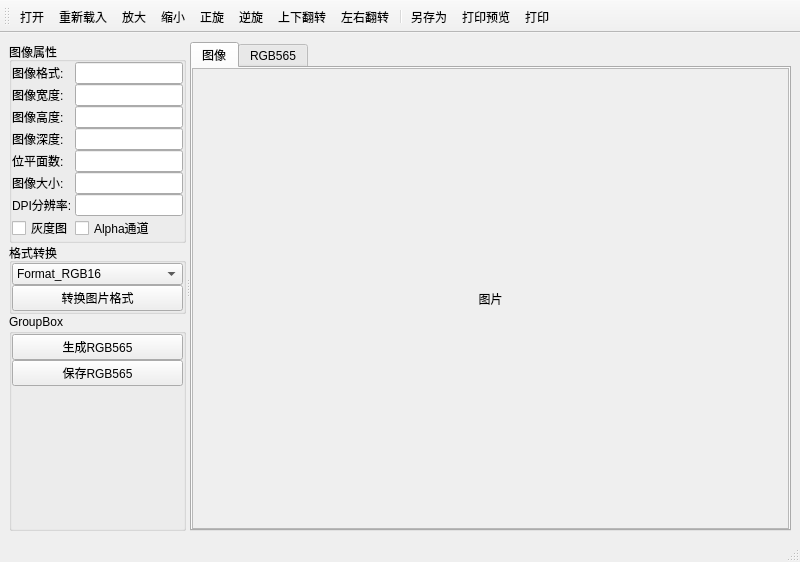
<?xml version="1.0" encoding="UTF-8"?>
<ui version="4.0">
 <class>Qt6_Qimage</class>
 <widget class="QMainWindow" name="Qt6_Qimage">
  <property name="geometry">
   <rect>
    <x>0</x>
    <y>0</y>
    <width>800</width>
    <height>562</height>
   </rect>
  </property>
  <property name="maximumSize">
   <size>
    <width>16777215</width>
    <height>695</height>
   </size>
  </property>
  <property name="windowTitle">
   <string>Qt6_Qimage</string>
  </property>
  <widget class="QWidget" name="W_Central">
   <layout class="QVBoxLayout" name="verticalLayout_4">
    <item>
     <widget class="QSplitter" name="splitter">
      <property name="maximumSize">
       <size>
        <width>16777215</width>
        <height>16777215</height>
       </size>
      </property>
      <property name="orientation">
       <enum>Qt::Horizontal</enum>
      </property>
      <widget class="QWidget" name="widget" native="true">
       <property name="sizePolicy">
        <sizepolicy hsizetype="Preferred" vsizetype="Preferred">
         <horstretch>0</horstretch>
         <verstretch>0</verstretch>
        </sizepolicy>
       </property>
       <layout class="QVBoxLayout" name="verticalLayout_3">
        <property name="spacing">
         <number>0</number>
        </property>
        <property name="leftMargin">
         <number>0</number>
        </property>
        <property name="topMargin">
         <number>0</number>
        </property>
        <property name="rightMargin">
         <number>0</number>
        </property>
        <property name="bottomMargin">
         <number>0</number>
        </property>
        <item>
         <widget class="QGroupBox" name="GB_Attribute">
          <property name="title">
           <string>图像属性</string>
          </property>
          <layout class="QGridLayout" name="gridLayout">
           <property name="leftMargin">
            <number>0</number>
           </property>
           <property name="topMargin">
            <number>0</number>
           </property>
           <property name="rightMargin">
            <number>0</number>
           </property>
           <property name="bottomMargin">
            <number>0</number>
           </property>
           <property name="spacing">
            <number>0</number>
           </property>
           <item row="2" column="1">
            <widget class="QLineEdit" name="LE_Height"/>
           </item>
           <item row="6" column="1">
            <widget class="QLineEdit" name="LE_Size"/>
           </item>
           <item row="6" column="0">
            <widget class="QLabel" name="L_Size">
             <property name="text">
              <string>图像大小: </string>
             </property>
            </widget>
           </item>
           <item row="3" column="0">
            <widget class="QLabel" name="L_Depth">
             <property name="text">
              <string>图像深度: </string>
             </property>
            </widget>
           </item>
           <item row="7" column="1">
            <widget class="QLineEdit" name="LE_DPI"/>
           </item>
           <item row="1" column="0">
            <widget class="QLabel" name="L_Width">
             <property name="text">
              <string>图像宽度: </string>
             </property>
            </widget>
           </item>
           <item row="4" column="1">
            <widget class="QLineEdit" name="LE_Bits"/>
           </item>
           <item row="7" column="0">
            <widget class="QLabel" name="L_DPI">
             <property name="text">
              <string>DPI分辨率: </string>
             </property>
            </widget>
           </item>
           <item row="1" column="1">
            <widget class="QLineEdit" name="LE_Width"/>
           </item>
           <item row="0" column="1">
            <widget class="QLineEdit" name="LE_Format"/>
           </item>
           <item row="4" column="0">
            <widget class="QLabel" name="L_Bits">
             <property name="text">
              <string>位平面数: </string>
             </property>
            </widget>
           </item>
           <item row="0" column="0">
            <widget class="QLabel" name="L_Format">
             <property name="text">
              <string>图像格式: </string>
             </property>
            </widget>
           </item>
           <item row="2" column="0">
            <widget class="QLabel" name="L_Height">
             <property name="text">
              <string>图像高度: </string>
             </property>
            </widget>
           </item>
           <item row="3" column="1">
            <widget class="QLineEdit" name="LE_Depth"/>
           </item>
           <item row="8" column="0">
            <widget class="QCheckBox" name="CB_Gray">
             <property name="text">
              <string>灰度图</string>
             </property>
            </widget>
           </item>
           <item row="8" column="1">
            <widget class="QCheckBox" name="CB_Alpha">
             <property name="text">
              <string>Alpha通道</string>
             </property>
            </widget>
           </item>
          </layout>
         </widget>
        </item>
        <item>
         <widget class="QGroupBox" name="GB_Convert">
          <property name="title">
           <string>格式转换</string>
          </property>
          <layout class="QVBoxLayout" name="verticalLayout_5">
           <property name="spacing">
            <number>0</number>
           </property>
           <property name="leftMargin">
            <number>0</number>
           </property>
           <property name="topMargin">
            <number>0</number>
           </property>
           <property name="rightMargin">
            <number>0</number>
           </property>
           <property name="bottomMargin">
            <number>0</number>
           </property>
           <item>
            <widget class="QComboBox" name="CB_Convert">
             <item>
              <property name="text">
               <string>Format_RGB16</string>
              </property>
             </item>
             <item>
              <property name="text">
               <string>Format_RGB888</string>
              </property>
             </item>
             <item>
              <property name="text">
               <string>Format_RGB32</string>
              </property>
             </item>
             <item>
              <property name="text">
               <string>Format_Grayscale8</string>
              </property>
             </item>
             <item>
              <property name="text">
               <string>Format_Grayscale16</string>
              </property>
             </item>
             <item>
              <property name="text">
               <string>Format_Indexed8</string>
              </property>
             </item>
            </widget>
           </item>
           <item>
            <widget class="QPushButton" name="PB_Convert">
             <property name="text">
              <string>转换图片格式</string>
             </property>
            </widget>
           </item>
          </layout>
         </widget>
        </item>
        <item>
         <widget class="QGroupBox" name="GB_RGB565">
          <property name="title">
           <string>GroupBox</string>
          </property>
          <layout class="QVBoxLayout" name="verticalLayout_6">
           <property name="spacing">
            <number>0</number>
           </property>
           <property name="leftMargin">
            <number>0</number>
           </property>
           <property name="topMargin">
            <number>0</number>
           </property>
           <property name="rightMargin">
            <number>0</number>
           </property>
           <property name="bottomMargin">
            <number>0</number>
           </property>
           <item>
            <widget class="QPushButton" name="PB_RGB565_Convert">
             <property name="text">
              <string>生成RGB565</string>
             </property>
            </widget>
           </item>
           <item>
            <widget class="QPushButton" name="PB_RGB565_Save">
             <property name="text">
              <string>保存RGB565</string>
             </property>
            </widget>
           </item>
           <item>
            <spacer name="verticalSpacer">
             <property name="orientation">
              <enum>Qt::Vertical</enum>
             </property>
             <property name="sizeHint" stdset="0">
              <size>
               <width>20</width>
               <height>40</height>
              </size>
             </property>
            </spacer>
           </item>
          </layout>
         </widget>
        </item>
       </layout>
      </widget>
      <widget class="QTabWidget" name="TW_Tab">
       <property name="sizePolicy">
        <sizepolicy hsizetype="Expanding" vsizetype="Expanding">
         <horstretch>1</horstretch>
         <verstretch>0</verstretch>
        </sizepolicy>
       </property>
       <property name="maximumSize">
        <size>
         <width>16777215</width>
         <height>16777215</height>
        </size>
       </property>
       <property name="currentIndex">
        <number>0</number>
       </property>
       <widget class="QWidget" name="W_Image">
        <attribute name="title">
         <string>图像</string>
        </attribute>
        <layout class="QVBoxLayout" name="verticalLayout">
         <property name="spacing">
          <number>0</number>
         </property>
         <property name="leftMargin">
          <number>0</number>
         </property>
         <property name="topMargin">
          <number>0</number>
         </property>
         <property name="rightMargin">
          <number>0</number>
         </property>
         <property name="bottomMargin">
          <number>0</number>
         </property>
         <item>
          <widget class="QScrollArea" name="scrollArea">
           <property name="maximumSize">
            <size>
             <width>16777215</width>
             <height>16777215</height>
            </size>
           </property>
           <property name="widgetResizable">
            <bool>true</bool>
           </property>
           <widget class="QWidget" name="scrollAreaWidgetContents">
            <property name="geometry">
             <rect>
              <x>0</x>
              <y>0</y>
              <width>500</width>
              <height>404</height>
             </rect>
            </property>
            <layout class="QVBoxLayout" name="verticalLayout_2">
             <item>
              <widget class="QLabel" name="L_Image">
               <property name="frameShape">
                <enum>QFrame::NoFrame</enum>
               </property>
               <property name="text">
                <string>图片</string>
               </property>
               <property name="alignment">
                <set>Qt::AlignCenter</set>
               </property>
              </widget>
             </item>
            </layout>
           </widget>
          </widget>
         </item>
        </layout>
       </widget>
       <widget class="QWidget" name="W_RGB565">
        <attribute name="title">
         <string>RGB565</string>
        </attribute>
        <layout class="QVBoxLayout" name="verticalLayout_7">
         <property name="spacing">
          <number>0</number>
         </property>
         <property name="leftMargin">
          <number>0</number>
         </property>
         <property name="topMargin">
          <number>0</number>
         </property>
         <property name="rightMargin">
          <number>0</number>
         </property>
         <property name="bottomMargin">
          <number>0</number>
         </property>
         <item>
          <widget class="QPlainTextEdit" name="PTE_RGB565"/>
         </item>
        </layout>
       </widget>
      </widget>
     </widget>
    </item>
   </layout>
  </widget>
  <widget class="QMenuBar" name="MB_Menu">
   <property name="geometry">
    <rect>
     <x>0</x>
     <y>0</y>
     <width>800</width>
     <height>30</height>
    </rect>
   </property>
  </widget>
  <widget class="QStatusBar" name="SB_Status"/>
  <widget class="QToolBar" name="TB_Tool">
   <property name="windowTitle">
    <string>toolBar</string>
   </property>
   <attribute name="toolBarArea">
    <enum>TopToolBarArea</enum>
   </attribute>
   <attribute name="toolBarBreak">
    <bool>false</bool>
   </attribute>
   <addaction name="A_Open"/>
   <addaction name="A_Reload"/>
   <addaction name="A_Zoom_In"/>
   <addaction name="A_Zoom_Out"/>
   <addaction name="A_Rotate_Posi"/>
   <addaction name="A_Rotate_Nega"/>
   <addaction name="A_Flip_UP_Down"/>
   <addaction name="A_Flip_Left_Right"/>
   <addaction name="separator"/>
   <addaction name="A_Save_As"/>
   <addaction name="A_Print_Preview"/>
   <addaction name="A_Print"/>
  </widget>
  <action name="A_Open">
   <property name="text">
    <string>打开</string>
   </property>
  </action>
  <action name="A_Zoom_In">
   <property name="text">
    <string>放大</string>
   </property>
  </action>
  <action name="A_Zoom_Out">
   <property name="text">
    <string>缩小</string>
   </property>
  </action>
  <action name="A_Rotate_Posi">
   <property name="text">
    <string>正旋</string>
   </property>
  </action>
  <action name="A_Rotate_Nega">
   <property name="text">
    <string>逆旋</string>
   </property>
  </action>
  <action name="A_Flip_UP_Down">
   <property name="text">
    <string>上下翻转</string>
   </property>
  </action>
  <action name="A_Flip_Left_Right">
   <property name="text">
    <string>左右翻转</string>
   </property>
  </action>
  <action name="A_Reload">
   <property name="text">
    <string>重新载入</string>
   </property>
  </action>
  <action name="A_Save_As">
   <property name="text">
    <string>另存为</string>
   </property>
  </action>
  <action name="A_Print_Preview">
   <property name="text">
    <string>打印预览</string>
   </property>
  </action>
  <action name="A_Print">
   <property name="text">
    <string>打印</string>
   </property>
  </action>
 </widget>
 <resources/>
 <connections/>
</ui>
